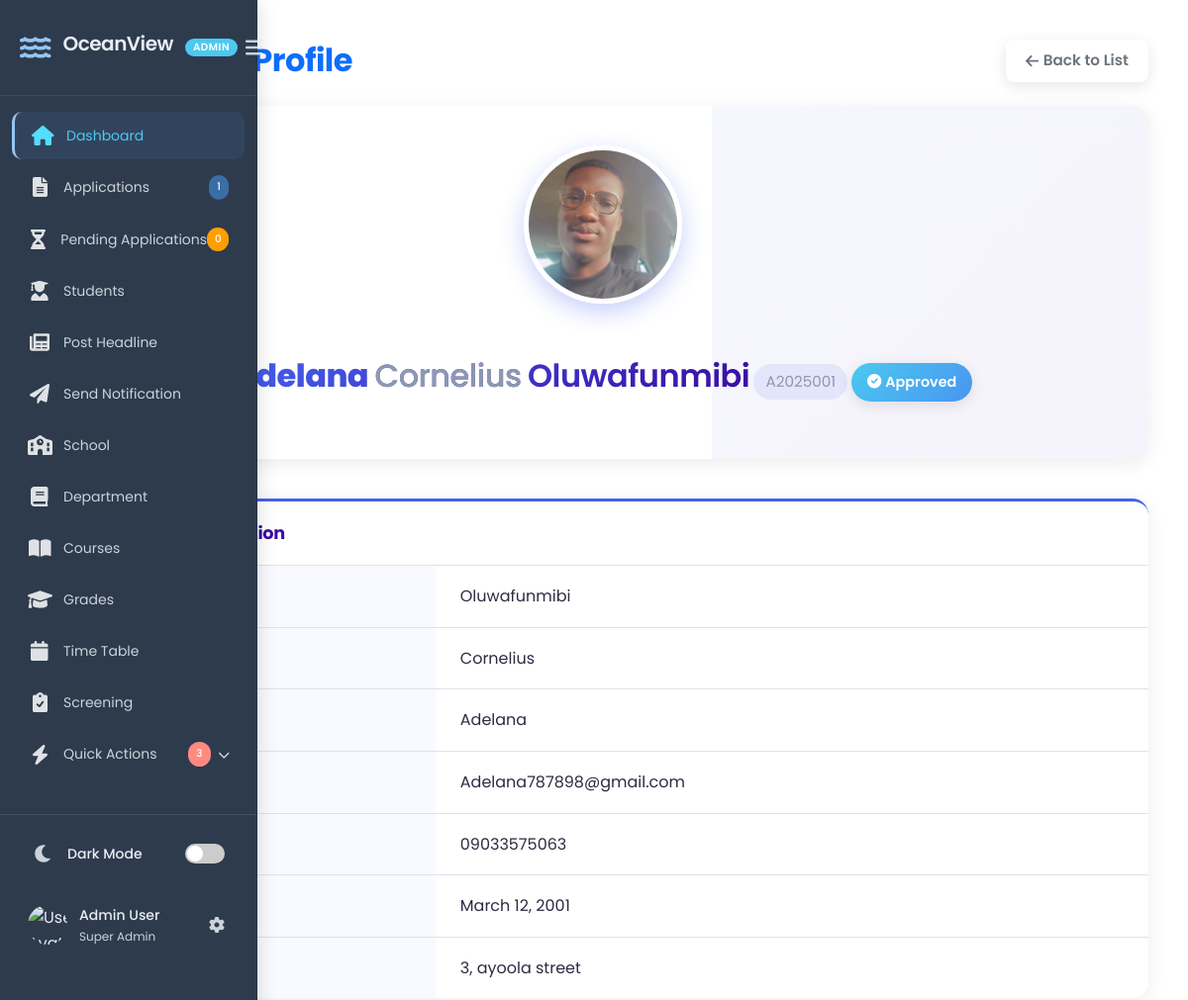
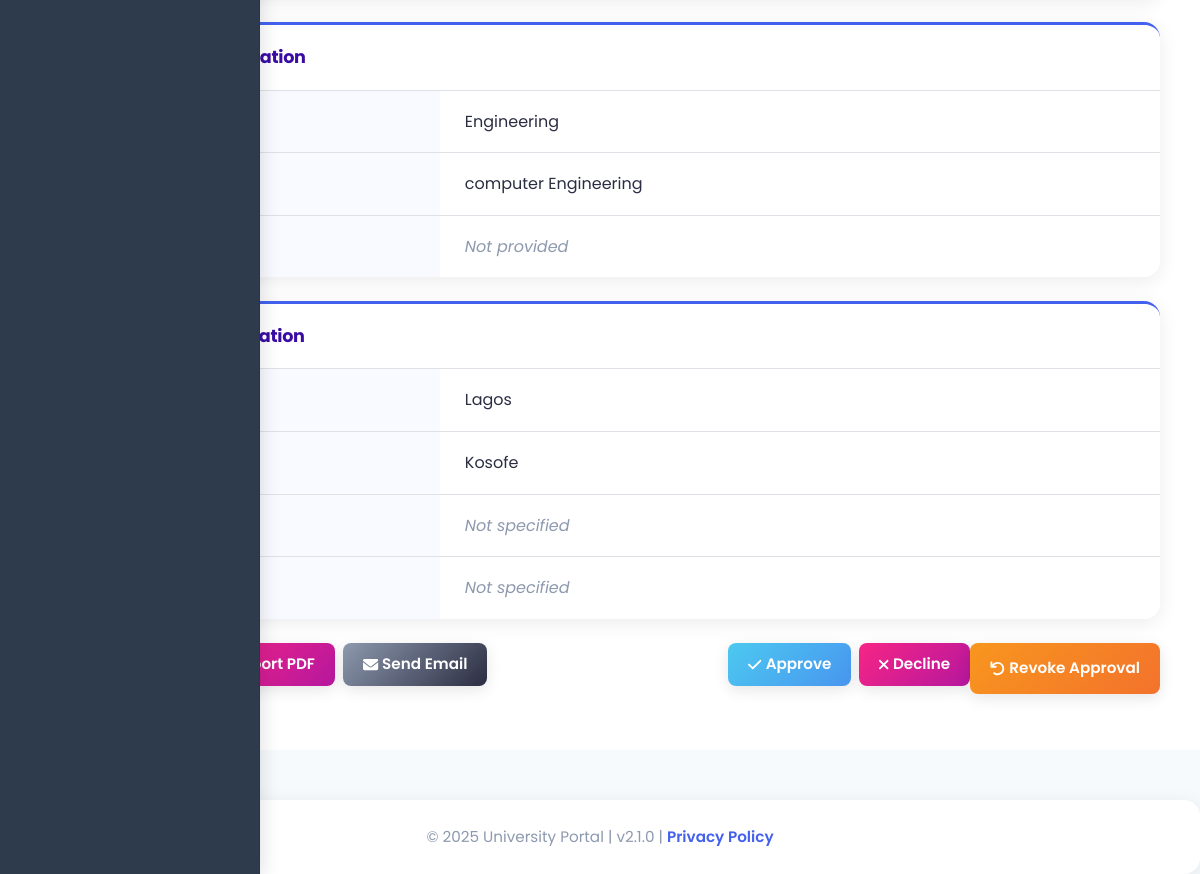
The page /applications/view/23/ on the database its author committed (2 pictures, top to bottom).
### portal/models.py (models this page shows, shortened)
class Application(models.Model):
    STATUS_CHOICES = [
        ('pending', 'Pending'),
        ('approved', 'Approved'),
        ('declined', 'Declined'),
    ]
    surname = models.CharField(max_length=100)
    first_name = models.CharField(max_length=100)
    other_name = models.CharField(max_length=100, blank=True, null=True)
    email = models.EmailField(unique=True)
    phone_number = models.CharField(max_length=11)
    address = models.CharField(max_length=100)
    state_of_origin = models.ForeignKey(State, on_delete=models.CASCADE)
    local_government = models.ForeignKey(Lga, on_delete=models.CASCADE)
    date_of_birth = models.DateField()
    school = models.ForeignKey(School, on_delete=models.CASCADE)
    department = models.ForeignKey(Department, on_delete=models.CASCADE)
    application_number = models.CharField(max_length=10, unique=True, blank=True)
    profile_picture = models.ImageField(
        upload_to="profile_pics/",
        blank=True,
        null=True,
        default="default-profile.png")
    created_at = models.DateTimeField(default=now, editable=True)
    academic_session = models.ForeignKey(AcademicSession, on_delete=models.CASCADE, related_name="applications")
    is_approved = models.CharField(max_length=10, choices=STATUS_CHOICES, default='pending')
    year = models.ForeignKey(Year, default=1, on_delete=models.CASCADE)
    semester = models.ForeignKey(Semester, on_delete=models.CASCADE, default=get_default_semester)

class School(models.Model):
    name = models.CharField(max_length=100, unique=True)

class Department(models.Model):
    name = models.CharField(max_length=100)
    school = models.ForeignKey(School, on_delete=models.CASCADE, related_name="departments")

class State(models.Model):
    name = models.CharField(max_length=100, unique=True)
    def __str__(self):
        return self.name

class Lga(models.Model):
    name = models.CharField(max_length=100)
    state_of_origin = models.ForeignKey(State, on_delete=models.CASCADE, related_name="lgas")
    def __str__(self):
        return self.name

### crm/views.py (the view)
# urls.py: path('applications/view/<int:application_id>/', view_applicant, name='view_applicant'),
def view_applicant(request, application_id):
    applicant = get_object_or_404(Application, id=application_id)
    total_applications = Application.objects.count()
    total_pending_application = Application.objects.filter(is_approved='pending').count()
    return render(request, "crm/applicant_profile.html", {"applicant": applicant,'total_pending_application': total_pending_application, 'total_applications': total_applications})

### crm/templates/crm/applicant_profile.html (shortened to what this page needs)
{% load static %}
<!DOCTYPE html>
<html lang="en">
<head>
    <link href="https://cdn.jsdelivr.net/npm/bootstrap@5.3.0/dist/css/bootstrap.min.css" rel="stylesheet">
    <link rel="stylesheet" href="https://cdnjs.cloudflare.com/ajax/libs/font-awesome/6.0.0/css/all.min.css">
    <link rel="stylesheet" href="{% static 'crm/css/applicant_profile.css' %}">
</head>
<body>
    {% include 'crm/sidebar.html' %}
    <div class="main-content fade-in">
        <div class="d-flex justify-content-between align-items-center mb-4">
            <h2 class="text-primary mb-0">
                Applicant Profile
            </h2>
            <div>
                <a href="{% url 'applicant_list' %}" class="btn btn-outline-secondary btn-action">
                    <i class="fas fa-arrow-left me-1"></i> Back to List
                </a>
            </div>
        </div>
        <div class="profile-card text-center">
            {% if applicant.profile_picture %}
                <img src="{{ applicant.profile_picture.url }}" alt="{{ applicant.first_name }} {{ applicant.surname }}" class="profile-picture">
            {% else %}
                <img src="{% static 'images/default-profile.png' %}" alt="Default profile picture" class="profile-picture">
            {% endif %}
            <div class="profile-info">
                <h3 class="profile-name">
                    <span class="surname">{{ applicant.surname }}</span>
                    {% if applicant.other_name %}
                        <span class="other-name">{{ applicant.other_name }}</span>
                    {% endif %}
                    <span class="first-name">{{ applicant.first_name }}</span>
                </h3>
                <p class="application-number">{{ applicant.application_number }}</p>
                <div class="status-badge
    {% if applicant.is_approved == 'Approved' %}badge-approved
    {% elif applicant.is_approved == 'Declined' %}badge-declined
    {% else %}badge-pending{% endif %}">
    {% if applicant.is_approved == 'Approved' %}
        <i class="fas fa-check-circle"></i> Approved
    {% elif applicant.is_approved == 'Declined' %}
        <i class="fas fa-times-circle"></i> Declined
    {% else %}
        <i class="fas fa-clock"></i> Pending
    {% endif %}
</div>
            </div>
        </div>
        <div class="card mb-4">
            <div class="card-header">
            </div>
            <div class="card-body p-0">
                <table class="table table-borderless info-table mb-0">
                    <tr><th>First Name</th> <td>{{ applicant.first_name }}</td></tr>
                    <tr><th>Middle Name</th> <td>{{ applicant.other_name|default:"<span class='empty-field'>Not provided</span>" }}</td></tr>
                    <tr><th>Surname</th> <td>{{ applicant.surname }}</td></tr>
                    <tr><th>Email</th> <td>{{ applicant.email }}</td></tr>
                    <tr><th>Phone</th> <td>{{ applicant.phone_number }}</td></tr>
                    <tr><th>Date of Birth</th> <td>{{ applicant.date_of_birth|date:"F j, Y" }}</td></tr>
                    <tr><th>Address</th> <td>{{ applicant.address|default:"<span class='empty-field'>Not provided</span>" }}</td></tr>
                </table>
            </div>
        </div>
        <div class="card mb-4">
            <div class="card-header">
            </div>
            <div class="card-body p-0">
                <table class="table table-borderless info-table mb-0">
                    <tr><th>School</th> <td>{{ applicant.school.name }}</td></tr>
                    <tr><th>Course</th> <td>{{ applicant.department.name }}</td></tr>
                    <tr><th>Previous Education</th> <td>{{ applicant.previous_education|default:"<span class='empty-field'>Not provided</span>" }}</td></tr>
                </table>
            </div>
        </div>
        <div class="card mb-4">
            <div class="card-header">
            </div>
            <div class="card-body p-0">
                <table class="table table-borderless info-table mb-0">
                    <tr><th>State of Origin</th> <td>{{ applicant.state_of_origin|default:"<span class='empty-field'>Not provided</span>" }}</td></tr>
                    <tr><th>Local Government</th> <td>{{ applicant.local_government|default:"<span class='empty-field'>Not provided</span>" }}</td></tr>
                    <tr><th>Gender</th> <td>{{ applicant.get_gender_display|default:"<span class='empty-field'>Not specified</span>" }}</td></tr>
                    <tr><th>Marital Status</th> <td>{{ applicant.get_marital_status_display|default:"<span class='empty-field'>Not specified</span>" }}</td></tr>
                </table>
            </div>
        </div>
        <div class="d-flex justify-content-between mt-4 flex-wrap">
            <div class="mb-3 d-flex flex-wrap">
                <a href="{% url 'edit_application' applicant.id %}" class="btn btn-action btn-edit me-2 mb-2">
                </a>
                <a href="#" class="btn btn-action btn-export me-2 mb-2">
                     Export PDF
                </a>
                <a href="#" class="btn btn-action btn-secondary me-2 mb-2">
                    <i class="fas fa-envelope me-1"></i> Send Email
                </a>
            </div>
            <div class="mb-3">
                <div class="d-flex flex-wrap">
                    <a href="{% url 'approve_application' applicant.id %}" class="btn btn-action btn-approve me-2 mb-2">
                        <i class="fas fa-check me-1"></i> Approve
                    </a>
                    <a href="{% url 'decline_application' applicant.id %}" class="btn btn-action btn-decline mb-2">
                        <i class="fas fa-times me-1"></i> Decline
                    </a>
                    <a href="{% url 'revoke_application' applicant.id %}" class="btn btn-action btn-revoke">
                        <i class="fas fa-undo me-1"></i> Revoke Approval
                    </a>
                </div>
            </div>
        </div>
    </div>
    <footer class="footer">
        © 2025 University Portal | v2.1.0 | <a href="#" class="text-decoration-none">Privacy Policy</a>
    </footer>
</body>
</html>

### crm/static/crm/css/sidebar.css (style rules this page uses)
:root { --sidebar-bg: #2b2d42; --sidebar-text: #ffffff; --sidebar-text-light: rgba(255, 255, 255, 0.8); --sidebar-accent: #4cc9f0; --sidebar-primary: #4361ee; --sidebar-primary-light: rgba(67, 97, 238, 0.1); --sidebar-danger: #ef233c; --sidebar-warning: #ff9e00; --sidebar-success: #38b000; --sidebar-width: 280px; --sidebar-collapsed-width: 80px; --sidebar-transition: all 0.3s cubic-bezier(0.4, 0, 0.2, 1); --sidebar-border-radius: 10px; --sidebar-shadow: 0 4px 20px rgba(0, 0, 0, 0.15); }
:root { --ocean-deep: #1a365d; --ocean-mid: #2c5282; --ocean-light: #90cdf4; --accent: #63b3ed; --sidebar-bg: #2d3748; --sidebar-text: #e2e8f0; --sidebar-text-light: rgba(226, 232, 240, 0.8); --sidebar-primary: #4299e1; --sidebar-danger: #fc8181; --sidebar-success: #68d391; }
body { background: #f7fafc; }
body::before, body::after { display: none; }
:root { --ocean-deep: #1e3a5f; --ocean-mid: #3a6ea5; --ocean-light: #94c6f2; --coral-soft: #ff8a80; --sidebar-bg: #2d3b4d; --sidebar-text: #e8edf3; --sidebar-text-light: rgba(232, 237, 243, 0.85); --sidebar-primary: #5a8ed0; --sidebar-danger: #ff6e6e; --sidebar-success: #7bcba7; --sidebar-width: 260px; --sidebar-collapsed-width: 72px; --sidebar-transition: all 0.25s ease-out; }

### rows shown on the page
Application: profile_picture (picture), other_name "Cornelius", application_number "A2025001", first_name "Oluwafunmibi", surname "Adelana", email "Adelana787898@gmail.com", phone_number "09033575063", date_of_birth "March 12, 2001", address "3, ayoola street", school.name "Engineering", department.name "computer Engineering", state_of_origin "Lagos", local_government "Kosofe"

### other values the page prints
{{ total_applications }} "1"
{{ total_pending_application }} "0"
